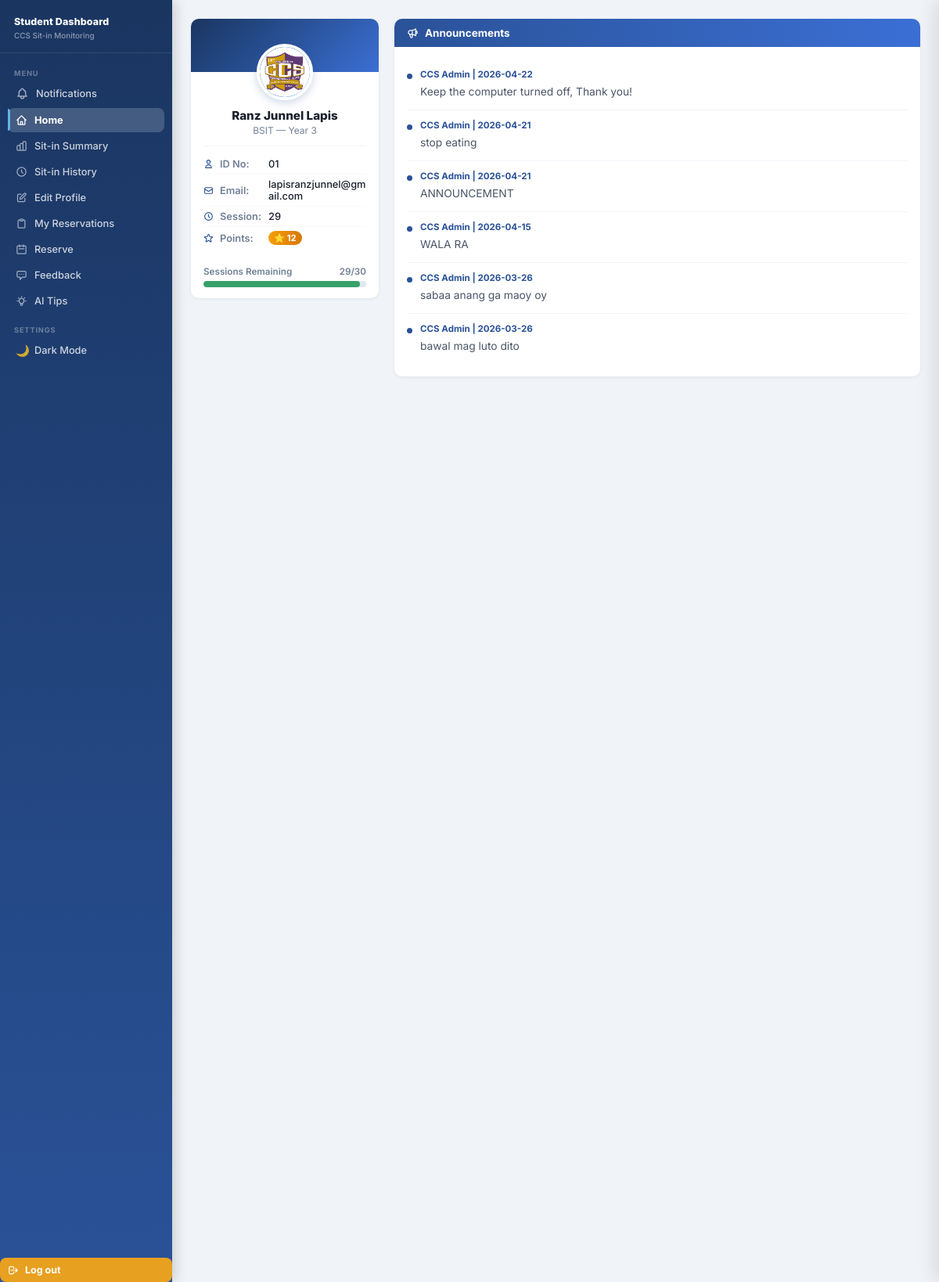
Before: /dashboard (signed in) with the older database file.
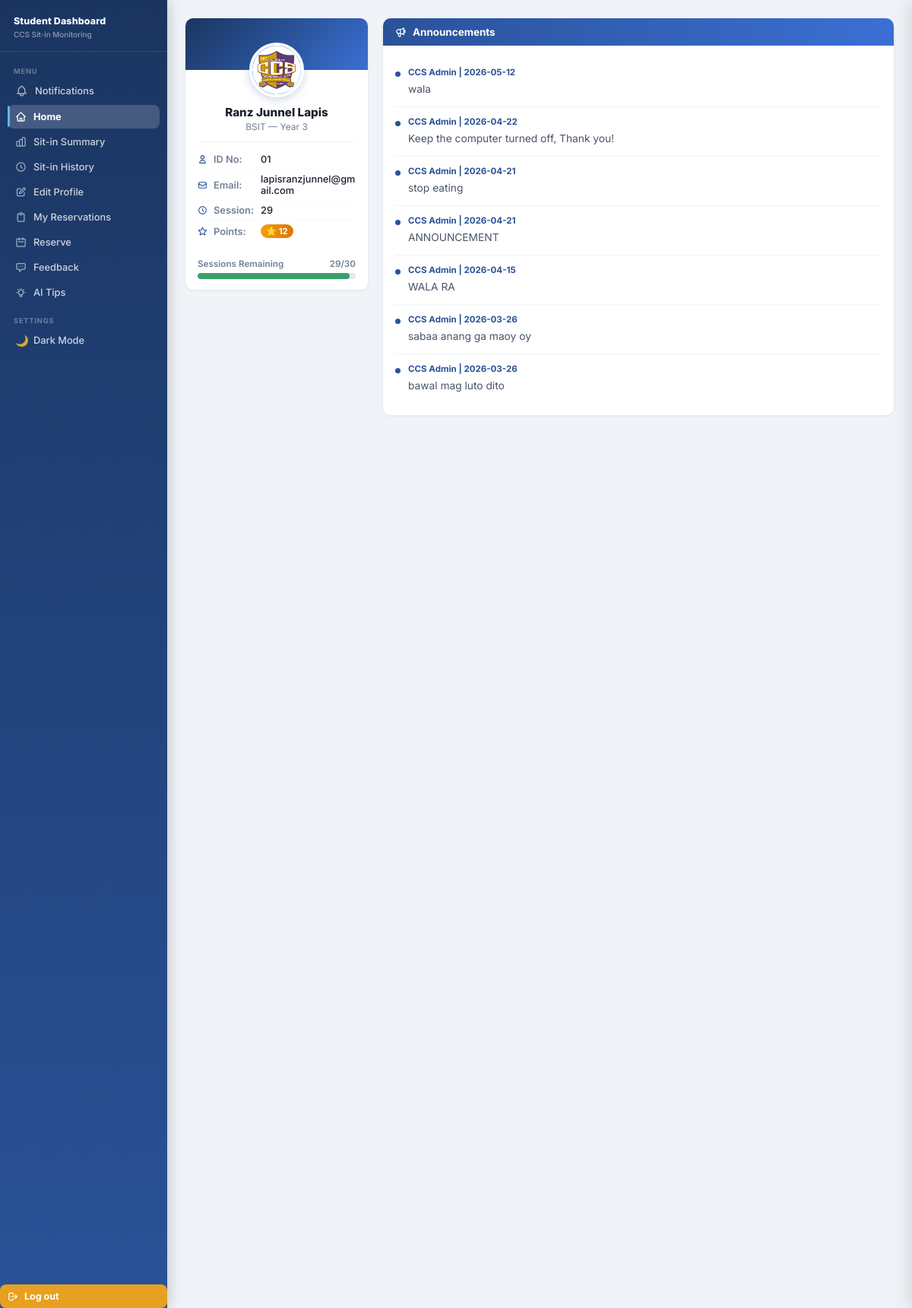
After: the same page with the newer database file.
### tables this page shows
CREATE TABLE announcements (
            id         INTEGER PRIMARY KEY AUTOINCREMENT,
            content    TEXT NOT NULL,
            posted_by  VARCHAR(100) DEFAULT 'CCS Admin',
            created_at TIMESTAMP DEFAULT CURRENT_TIMESTAMP
        );

### app.py (the view, shortened to what this page needs)
@app.route('/dashboard')
def dashboard():
    if not is_logged_in():
        return redirect(url_for('login'))
    student       = get_student_by_idno(session['student_id'])
    announcements = get_all_announcements()
    reservations  = get_student_reservations(session['student_id'])
    sitin_history = get_student_sitin_history(session['student_id'])
    notifications_raw = get_student_notifications(session['student_id'])
    unread_count  = get_unread_count(session['student_id'])
    notifications = [dict(n) for n in notifications_raw]
    sitin_summary    = get_student_sitin_summary(session['student_id'])
    sessions_table   = get_student_sessions_table(session['student_id'])
    reservation_on   = get_reservation_setting()
    ai_recs          = get_ai_recommendations(session['student_id'])
    return render_template('student_profile.html',
                           student=student,
                           announcements=announcements,
                           reservations=reservations,
                           sitin_history=sitin_history,
                           notifications=notifications,
                           unread_count=unread_count,
                           sitin_summary=sitin_summary,
                           sessions_table=sessions_table,
                           reservation_on=reservation_on,
                           ai_recs=ai_recs)

### app.py (called while the page is built)
def is_logged_in():
    return 'student_id' in session

def is_admin():
    return session.get('role') == 'admin'

### dbhelper.py (called while the page is built)
def connect():
    base_path = os.path.dirname(os.path.abspath(__file__))
    db_path   = os.path.join(base_path, "sysarch.db")
    conn      = sqlite3.connect(db_path)
    conn.row_factory = sqlite3.Row
    return conn

def getone(table, **kwargs):
    conn  = connect()
    cur   = conn.cursor()
    field = list(kwargs.keys())[0]
    value = kwargs[field]
    try:
        cur.execute(f"SELECT * FROM {table} WHERE {field} = ?", (value,))
        return cur.fetchone()
    except Exception as e:
        print("getone error:", e)
        return None
    finally:
        conn.close()

def get_student_by_idno(idno):
    return getone('students', idno=idno)

def get_student_sitin_history(idno):
    conn = connect()
    cur  = conn.cursor()
    cur.execute('''
        SELECT r.id, r.purpose, r.lab, r.login_time, r.logout_time
        FROM sit_in_records r
        WHERE r.idno = ?
        ORDER BY r.logout_time DESC
    ''', (idno,))
    rows = cur.fetchall()
    conn.close()
    return rows

### templates/student_profile.html (shortened to what the changed rows need)
<!DOCTYPE html>
<html lang="en">
<head>
</head>
<body>
<div class="student-main">
  <div class="page-wrap">
    <main class="content-panel">
      <div id="tab-announcements" class="tab-pane active">
        <div class="card">
          <div class="card-body">
            {% for ann in announcements %}
              <div class="ann-item">
                <div class="ann-dot"></div>
                <div>
                  <div class="ann-meta">CCS Admin | {{ ann.created_at[:10] }}</div>
                  <div class="ann-text">{{ ann.content }}</div>
                </div>
              </div>
            {% else %}
              <p class="no-data">No announcements at this time.</p>
            {% endfor %}
          </div>
        </div>
      </div>
    </main>
  </div>
</div>
</body>
</html>

Changed rows visible on the page:
added announcements: created_at "2026-05-12", content "wala"
